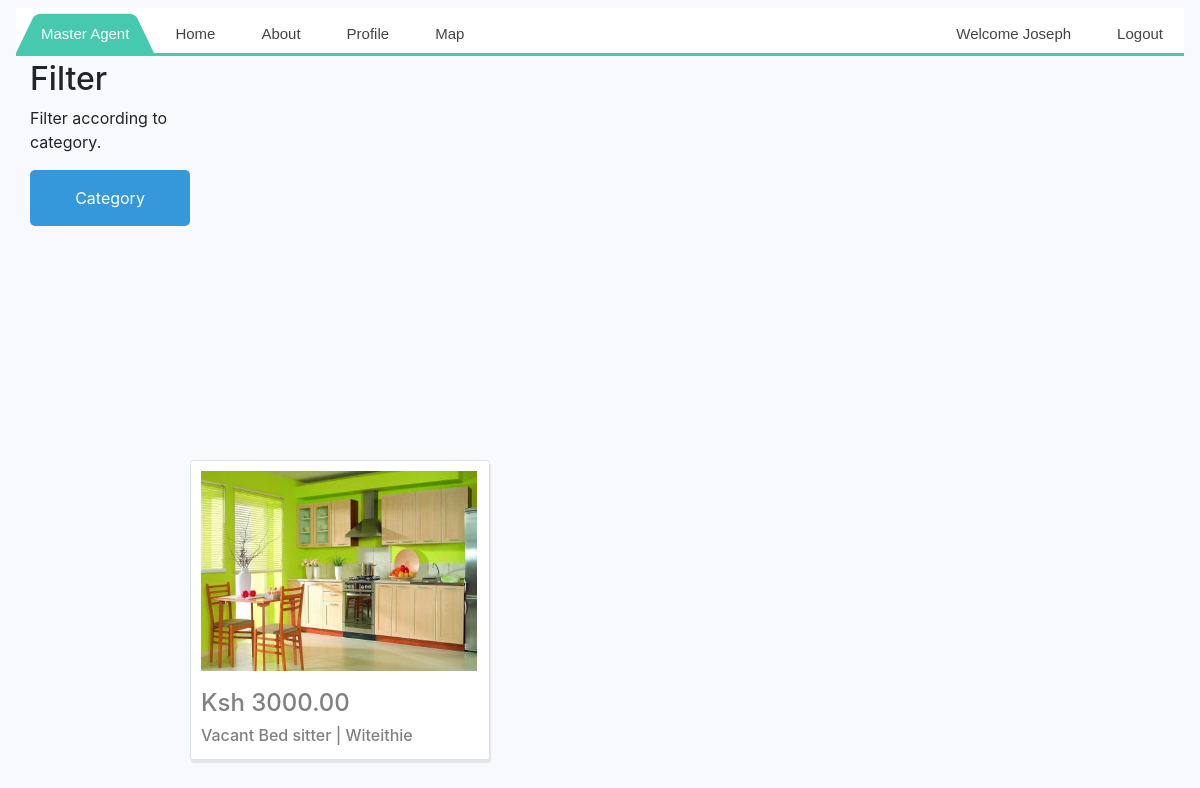
Page /home (signed in) on the committed database.
### agent/models.py (models this page shows, shortened)
class users(db.Model, UserMixin):
    __tablename__ = "users"
    id = db.Column(db.Integer, primary_key = True)
    firstName = db.Column(db.String(20), nullable = False)
    lastName = db.Column(db.String(20), nullable = False)
    email = db.Column(db.String(50), unique = True, nullable = False)
    phoneNumber = db.Column(db.String(15), unique = True, nullable = False)
    image_file = db.Column(db.String(20), nullable = False, default = 'default.jpg')
    password = db.Column(db.String(60), nullable = False)
    is_staff = db.Column(db.Boolean, default = False)
    profile = db.relationship('Profile',backref='users', lazy=True)

class Images(db.Model):
    __tablename__ = "images"
    id = db.Column(db.Integer, primary_key = True)
    image = db.Column(db.String, nullable = False, default = 'default.jpg')
    uploader_id = db.Column(db.Integer, db.ForeignKey('uploader.id'), nullable = False)

class Uploader(db.Model):
    __tablename__ = "uploader"
    id = db.Column(db.Integer, primary_key = True)
    category = db.Column(db.String(20), nullable = False)
    plotname = db.Column(db.String(20), nullable = False)
    estate = db.Column(db.String(20), nullable = False)
    roomNumber = db.Column(db.String(10), nullable = False)
    price = db.Column(db.DECIMAL(5,2), nullable = False)
    description = db.Column(db.String(300), nullable = False)
    is_booked = db.Column(db.Boolean, default = False)
    images = db.relationship('Images',backref='uploader', lazy=True)

### agent/routes.py (the view)
@app.route('/home', methods = ['GET'])
@login_required
def home():
    form = UploadForm()
    session = db.session()
    imagesList = session.query(Uploader).all()
    return render_template('home.html',
                imagesList = imagesList, form = form)

### agent/models.py (called while the page is built)
@login_manager.user_loader
def load_user(user_id):
    return users.query.get(int(user_id))

### agent/templates/home.html (shortened to what this page needs)
{% extends 'layout.html' %}
{% block content%}
<div class="content-section">
    <div class="filter">
        <h2>Filter</h2>
        <p>Filter according to category.</p>
        <div class="dropdown">
        <button onclick="myFunction()" class="dropbtn">Category</button>
        </div>
     </div>
     <div class="home">
        {% for data in imagesList%}
        {% if not data.is_booked %}
        <a href="{{ url_for('houseDetails', house_id = data.id) }}">
            <div class="upload">
            <div class="image">
                {% for img in data.images %}
                <img src="{{url_for('static',filename = 'photos/'+img.image)}}" width="276" height="200" alt="">
                {% endfor %}
            </div>
            <div class="details">
                <h4>Ksh {{data.price}}</h4>
                <h6>Vacant {{data.category}} | {{data.estate}}  </h6>
            </div>
            </div>
        </a>
        {% endif %}
        {% endfor %}
    </div>
 </div>
{% endblock %}

### agent/templates/includes/_navbar.html (shortened to what this page needs)
<nav class="navbar fixed-top">
<div class="collapse navbar-collapse" id='cssmenu'>
<ul>
   <li class='al active'><a href='{{url_for("home")}}'>Master Agent </a></li>
   <li class="al"><a href='{{url_for("home")}}'>Home</a></li>
   <li class="al"><a href="{{url_for('about')}}">About</a></li>
   <li class="al"><a href="{{url_for('profile')}}">Profile</a></li>
   <li class="al"><a href="#">Map</a></li>
        {% if current_user.is_authenticated %}
        <li class="right">
            <a class="nav-link" href="{{url_for('logout')}}">Logout</a>
        </li>
        <li class="right nav-item">
            <a href="{{url_for('profile')}}">Welcome {{current_user.firstName}}</a>
        </li>
        {% endif %}
</ul>
</div>
</nav>

### agent/static/css/style.css (style rules this page uses)
.navbar { margin-top: 0%; margin-bottom: 10px; }
body { background-color: #f7f9fc; }
.filter { height: 400px; width: 200px; margin-right: 20px; margin-left: 20px; float: left; }
.upload { height: 300px; width: 300px; padding: 10px 10px 10px 10px; float: left; margin-right: 10px; margin-bottom: 10px; border: 1px; background-color:#fff; border:1px solid #dbe3e7; border-radius:3px; box-shadow:1px 3px 1px rgba(0,0,0,.08); }
.image { margin-bottom: 10px; height: 200px; width: auto; position: relative; align-content: center; }
.details { margin-bottom: 0%; height: 80px; align-content: center; color: grey; }
.dropbtn { background-color: #3498DB; color: white; padding: 16px; font-size: 16px; border: none; cursor: pointer; border-radius: 5px; width: 160px; }
.dropdown { position: relative; display: inline-block; }
.home { height: auto; width: 1000px; float: right; }
#cssmenu, #cssmenu ul, #cssmenu ul li, #cssmenu ul li a { margin: 0; padding: 0; border: 0; list-style: none; line-height: 1; display: block; position: relative; -webkit-box-sizing: border-box; -moz-box-sizing: border-box; box-sizing: border-box; }
#cssmenu:after, #cssmenu > ul:after { content: "."; display: block; clear: both; visibility: hidden; line-height: 0; height: 0; }
#cssmenu { width: auto; border-bottom: 3px solid #47c9af; font-family: Raleway, sans-serif; line-height: 1; }
#cssmenu ul { background: #ffffff; }
#cssmenu > ul > li.al { float: left; }
#cssmenu > ul > li.right { float: right; }
#cssmenu > ul > li > a { z-index: 2; padding: 18px 25px 12px 25px; font-size: 15px; font-weight: 400; text-decoration: none; color: #444444; -webkit-transition: all .2s ease; -moz-transition: all .2s ease; -ms-transition: all .2s ease; -o-transition: all .2s ease; transition: all .2s ease; margin-right: -4px; }
#cssmenu > ul > li.active > a, #cssmenu > ul > li:hover > a, #cssmenu > ul > li > a:hover { color: #ffffff; }
#cssmenu > ul > li > a:after { position: absolute; left: 0; bottom: 0; right: 0; z-index: -1; width: 100%; height: 120%; border-top-left-radius: 8px; border-top-right-radius: 8px; content: ""; -webkit-transition: all .2s ease; -o-transition: all .2s ease; transition: all .2s ease; -webkit-transform: perspective(5px) rotateX(2deg); -webkit-transform-origin: bottom; -moz-transform: perspective(5px) rotateX(2deg); -moz-transform-origin: bottom; transform: perspective(5px) rotateX(2deg); transform-origin: bottom; }
#cssmenu > ul > li.active > a:after, #cssmenu > ul > li:hover > a:after, #cssmenu > ul > li > a:hover:after { background: #47c9af; }

### rows in the picture
users: firstName "Joseph"
Uploader: price "3000.00", category "Bed sitter", estate "Witeithie"
Images: image (picture)
